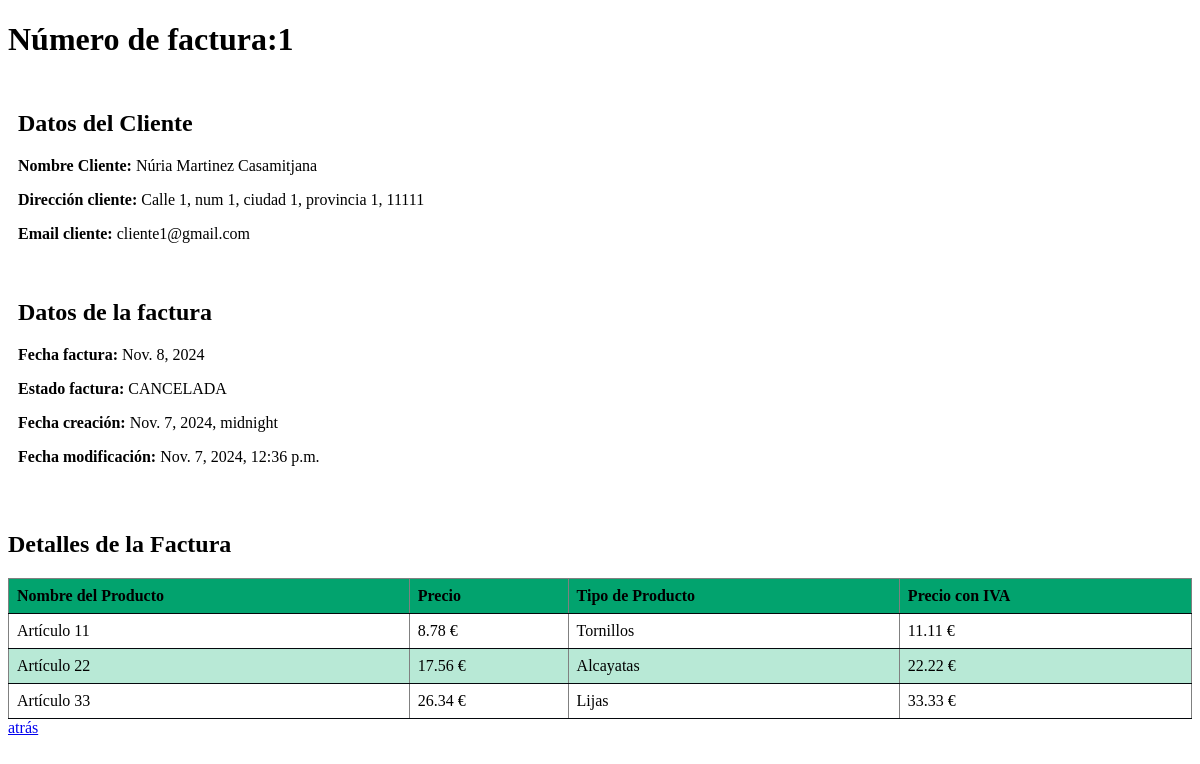
Screenshot of /visuafact/factura/1/ with the database file from the repository.
### visuafact/models.py (models this page shows, shortened)
class Factura(models.Model):
    NumF = models.IntegerField()
    Cliente = models.CharField(max_length=300)
    FechaF = models.DateField()
    Mail = models.EmailField()
    Dirc= models.CharField(max_length=300)
    ESTADO_CHOICES = [
        ('PENDIENTE', 'Pendiente'),
        ('PAGADA', 'Pagada'),
        ('CANCELADA', 'Cancelada') ]
    estado = models.CharField(max_length=10, choices=ESTADO_CHOICES, default='PENDIENTE')
    FechaC = models.DateTimeField(auto_now_add=True)
    FechaM = models.DateTimeField(auto_now=True)

class DetalleFactura(models.Model):
    NomP = models.CharField(max_length=300)
    Precio = models.DecimalField(max_digits=10, decimal_places=2)
    Tipo = models.CharField(max_length=100)
    PrecioIVA= models.DecimalField(max_digits=10, decimal_places=2)
    NumF = models.ForeignKey(Factura, on_delete=models.CASCADE, related_name='detalles')

### visuafact/views.py (the view)
# urls.py: path('factura/<int:pk>/', FacturaDetalleView.as_view(), name = 'facturadetalle'),
class FacturaDetalleView(generic.DetailView):
    model= Factura
    template_name = "visuafact/facturadetalle.html"
    context_object_name = 'factura'
    def get(self, request, pk):
        self.object = self.get_object()
        detalles = self.object.detalles.all()
        return render(request, self.template_name, {
            'factura': self.object,
            'detalles': detalles,
            })

### visuafact/templates/visuafact/facturadetalle.html (shortened to what this page needs)
<!doctype html>
<html lang="en=US">
    <head>
    </head>
    <body>
        <h1>Número de factura:{{factura.NumF}}</h1>
        <div class="container">
            <div class="column">
                <h2>Datos del Cliente</h2>
                <p><strong>Nombre Cliente:</strong> {{ factura.Cliente }} </p>
                <p><strong>Dirección cliente: </strong> {{ factura.Dirc }} </p>
                <p><strong>Email cliente: </strong> {{ factura.Mail }} </p>
            </div>
            <div class="column">
                <h2>Datos de la factura</h2>
                <p><strong>Fecha factura: </strong> {{ factura.FechaF }} </p>
                <p><strong>Estado factura: </strong> {{ factura.estado }} </p>
                <p><strong>Fecha creación: </strong> {{ factura.FechaC }} </p>
                <p><strong>Fecha modificación: </strong> {{ factura.FechaM }} </p>
            </div>
        <div class="table-container">
            <h2>Detalles de la Factura</h2>
            <table border="1">
                <thead>
                    <tr>
                        <th>Nombre del Producto</th>
                        <th>Precio</th>
                        <th>Tipo de Producto</th>
                        <th>Precio con IVA</th>
                    </tr>
                </thead>
                <tbody>
                    {% for detalle in detalles %}
                    <tr>
                        <td>{{ detalle.NomP }}</td>
                        <td>{{ detalle.Precio }} €</td>
                        <td>{{ detalle.Tipo }}</td>
                        <td>{{ detalle.PrecioIVA }} €</td>
                    </tr>
                    {% endfor %}
                </tbody>
            </table>
        </div>
        <br>
        <br>
        <div>
            <a href="{% url 'visuafact:factura' %}"> atrás</a>
        </div>
    </body>
</html>

### visuafact/templates/visuafact/facturadetalle.html (style rules this page uses)
.container { display: flex; flex-wrap: wrap; }
.column { flex: 50%; padding: 10px; }
.table-container { width: 100%; margin-top: 20px; }
table { width: 100%; border-collapse: collapse; }
th, td { padding: 8px; text-align: left; border-bottom: 1px solid #04080c; }
th { background-color: #02a36e; }
tr:nth-child(even) { background-color: #b8e9d6; }

### rows the page displays
Factura: NumF "1", Cliente "Núria Martinez Casamitjana", Dirc "Calle 1, num 1, ciudad 1, provincia 1, 11111", Mail "cliente1@gmail.com", FechaF "Nov. 8, 2024", estado "CANCELADA", FechaC "Nov. 7, 2024, midnight", FechaM "Nov. 7, 2024, 12:36 p.m."
DetalleFactura: NomP "Artículo 11", Precio "8.78", Tipo "Tornillos", PrecioIVA "11.11"
DetalleFactura: NomP "Artículo 22", Precio "17.56", Tipo "Alcayatas", PrecioIVA "22.22"
DetalleFactura: NomP "Artículo 33", Precio "26.34", Tipo "Lijas", PrecioIVA "33.33"
